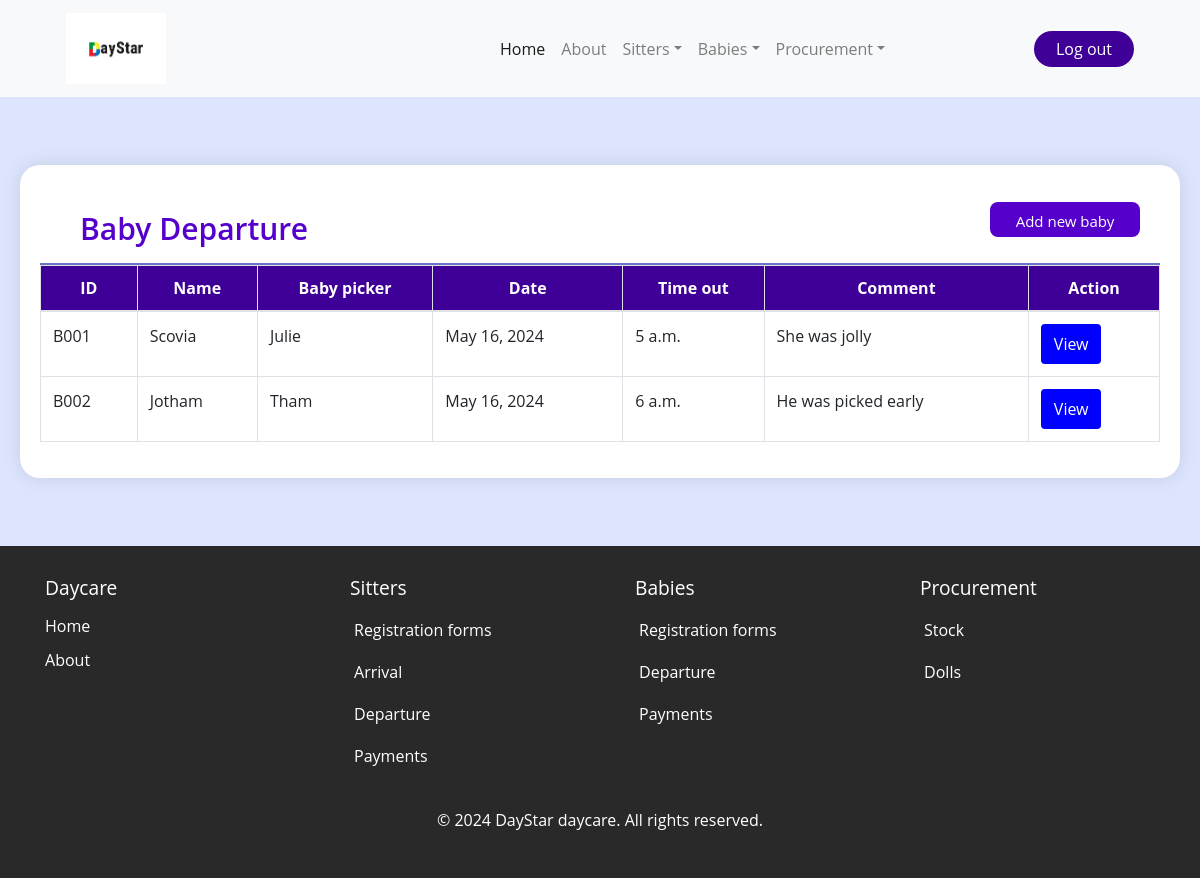
/baby_depart/ (signed in), run on an earlier commit of the app's database.
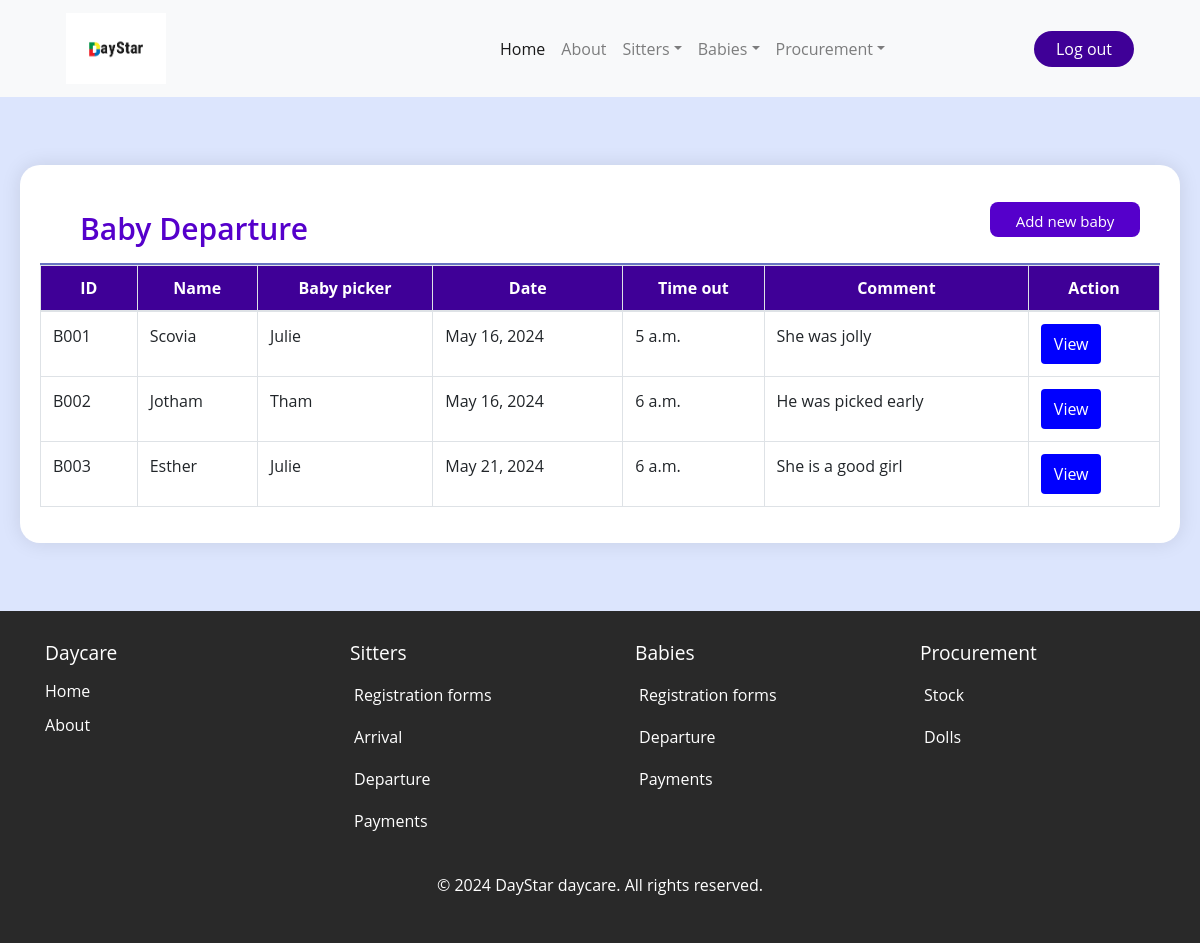
And on a later commit of the database.
### daystarApp/models.py (models this page shows, shortened)
class BabyDeparture(models.Model):
    baby_id = models.AutoField(primary_key=True)
    name_of_baby = models.ForeignKey(Baby, on_delete=models.CASCADE)
    baby_picker = models.CharField( max_length=20)
    date_of_departure = models.DateField(default=timezone.now)
    time_out = models.TimeField()
    comment = models.TextField(null=True, blank=True)

class Baby(models.Model):
    baby_id = models.AutoField(primary_key=True)
    baby_name = models.CharField( max_length=20)
    baby_gender = models.CharField( max_length=20 )
    date_of_birth = models.DateField( default=timezone.now)
    baby_location = models.CharField( max_length=20)
    parents_name = models.CharField( max_length=20)
    period_of_stay = models.CharField(choices=[('half-day', 'Half-day'),('full-day', 'Full-day')], max_length=100)
    registration_date = models.DateField(default=timezone.now)
    baby_bringer = models.CharField( max_length=20)
    time_in = models.TimeField()
    Assigned_to=models.ForeignKey(Sitter_arrival,on_delete=models.CASCADE)
    def __str__(self):
        return self.baby_name

### daystarApp/views.py (the view)
# urls.py: path('baby_depart/', views.baby_depart, name='baby_depart'),
@login_required
def baby_depart(request):
    baby_leave = BabyDeparture.objects.all()
    return render(request, 'daystarApp/baby_depart.html', {'baby_leave': baby_leave})

### daystarApp/templates/daystarApp/baby_depart.html (shortened to what this page needs)
{% extends 'daystarApp/base.html' %}
{% load static %}
{% block content %}
<br><br>
<div class="white-container">
    <div class="report-header">
        <h1 class="recent-Articles">Baby Departure</h1>
        <a href="/depart_baby_add" ><button class="view" style="padding:8px; width:150px;">Add new baby departure</button></a>
    </div>
    <div class="table-responsive">
        <table class="table table-bordered table-hover">
            <thead class="table-head">
                <tr>
                    <th scope="col">ID</th>
                    <th scope="col">Name</th>
                    <th scope="col">Baby picker</th>
                    <th scope="col">Date</th>
                    <th scope="col">Time out</th>
                    <th scope="col">Comment</th>
                    <th scope="col">Action</th>
                </tr>
            </thead>
            <tbody>
                {% for baby in baby_leave %}
                <tr>
                    <td>B00{{ baby.baby_id }}</td>
                    <td>{{ baby.name_of_baby }}</td>
                    <td>{{ baby.baby_picker }}</td>
                    <td>{{ baby.date_of_departure }}</td>
                    <td>{{ baby.time_out }}</td>
                    <td>{{ baby.comment }}</td>
                    <td>
                        <a href="{% url 'depart_baby_view' baby_id=baby.baby_id %}" class="btn btn-primary" style="padding: 8px; width: 60px;">View</a>
                    </td>
                </tr>
                {% endfor %}
            </tbody>
        </table>
    </div>
</div>
<br><br>
{% endblock %}

What changed in the data, as far as the page shows it:
added BabyDeparture: baby_id "3", name_of_baby "Esther", baby_picker "Julie", date_of_departure "May 21, 2024", time_out "6 a.m.", comment "She is a good girl"
